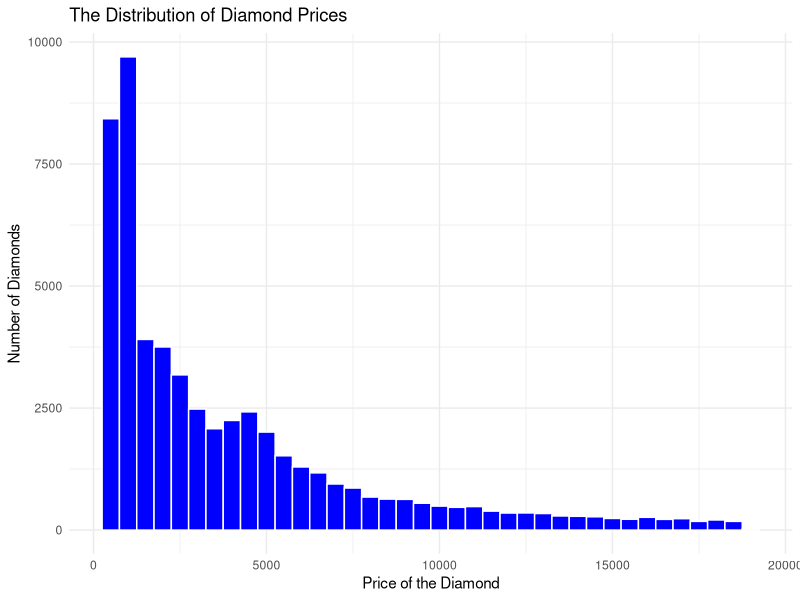
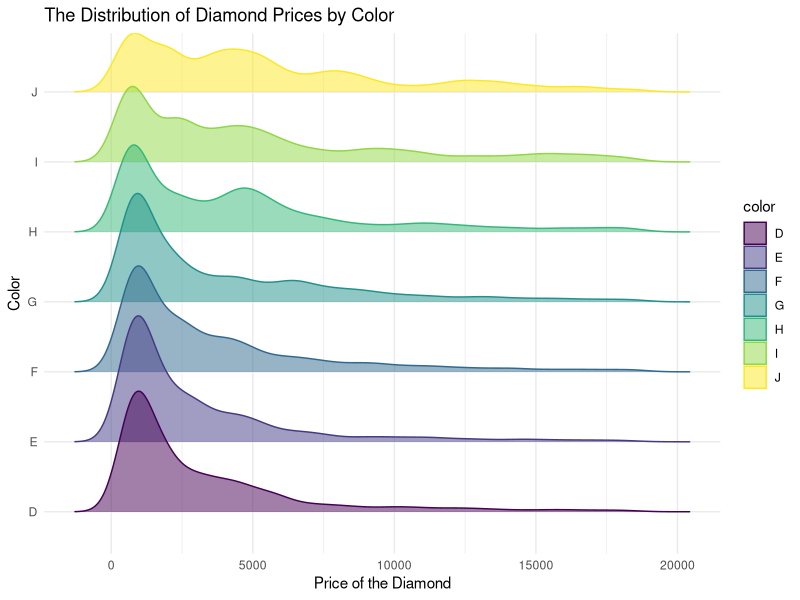

R code for these plots, in order:
## ---- chunk 1
library(tidyverse)
library(skimr)
library(ggridges)
## ---- chunk 2

diamonds %>%
  ggplot(aes(x = price)) +
  geom_histogram(binwidth = 500, fill = "blue", color = "white") +
  labs(x = "Price of the Diamond", y = "Number of Diamonds", title = "The Distribution of Diamond Prices") +
  theme_minimal()

## ---- chunk 3
price_summary_stats <- diamonds %>%
                    summarize(avg = mean(price), 
                              med = median(price), 
                              standard_dev = sd(price), 
                              iqr = IQR(price))
price_summary_stats

## ---- chunk 4

## ---- chunk 5

diamonds %>%
  ggplot(aes(x = price, y = color, fill = color, color = color)) +
  geom_density_ridges(alpha = 0.5) +
  labs(x = "Price of the Diamond", y = "Color", title = "The Distribution of Diamond Prices by Color") +
  theme_minimal()
## ---- chunk 6
price_color_ss <- diamonds %>%
    group_by(color) %>%
    summarize(avg = mean(price), med = median(price), standard_dev = sd(price), 
                    iqr = IQR(price))
price_color_ss
## ---- chunk 7

## ---- chunk 8
diamonds %>%
  select(carat, depth, price) %>%
  skim()
